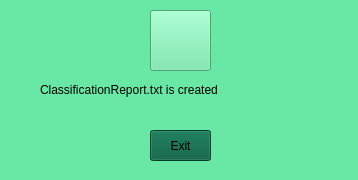
<?xml version="1.0" encoding="UTF-8"?>
<ui version="4.0">
 <class>Form</class>
 <widget class="QWidget" name="Form">
  <property name="geometry">
   <rect>
    <x>0</x>
    <y>0</y>
    <width>358</width>
    <height>180</height>
   </rect>
  </property>
  <property name="minimumSize">
   <size>
    <width>358</width>
    <height>180</height>
   </size>
  </property>
  <property name="maximumSize">
   <size>
    <width>358</width>
    <height>180</height>
   </size>
  </property>
  <property name="windowTitle">
   <string>Notification</string>
  </property>
  <property name="windowIcon">
   <iconset>
    <normaloff>D:/MEPUE/CpE/1920/4Q1920/CPE106L/LocalRepo/softDesLab/Project/logo.png</normaloff>D:/MEPUE/CpE/1920/4Q1920/CPE106L/LocalRepo/softDesLab/Project/logo.png</iconset>
  </property>
  <property name="styleSheet">
   <string notr="true">background-color: rgb(105, 232, 165);</string>
  </property>
  <widget class="QPushButton" name="pushButton">
   <property name="geometry">
    <rect>
     <x>150</x>
     <y>130</y>
     <width>61</width>
     <height>31</height>
    </rect>
   </property>
   <property name="styleSheet">
    <string notr="true">font: 8pt &quot;Verdana&quot;;
background-color: rgb(0, 90, 60);</string>
   </property>
   <property name="text">
    <string>Exit</string>
   </property>
  </widget>
  <widget class="QLabel" name="label">
   <property name="geometry">
    <rect>
     <x>40</x>
     <y>80</y>
     <width>281</width>
     <height>20</height>
    </rect>
   </property>
   <property name="styleSheet">
    <string notr="true">font: 12pt &quot;Verdana&quot;;</string>
   </property>
   <property name="text">
    <string>ClassificationReport.txt is created</string>
   </property>
  </widget>
  <widget class="QPushButton" name="pushButton_2">
   <property name="geometry">
    <rect>
     <x>150</x>
     <y>10</y>
     <width>61</width>
     <height>61</height>
    </rect>
   </property>
   <property name="styleSheet">
    <string notr="true">background-image: url(:/images/logo.png);
border-image: url(:/images/logo.png);</string>
   </property>
   <property name="text">
    <string/>
   </property>
  </widget>
 </widget>
 <resources>
  <include location="D:/MEPUE/CpE/1920/4Q1920/CPE106L/LocalRepo/softDesLab/Project/UI/res.qrc"/>
 </resources>
 <connections/>
</ui>
